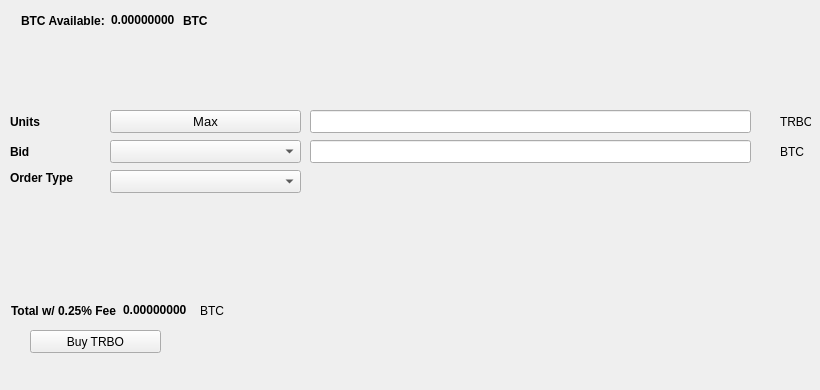
   <widget class="QWidget" name="BuyTab">
    <attribute name="title">
     <string>Buy</string>
    </attribute>
    <widget class="QPushButton" name="BuyTRBO">
     <property name="geometry">
      <rect>
       <x>30</x>
       <y>330</y>
       <width>131</width>
       <height>23</height>
      </rect>
     </property>
     <property name="text">
      <string>Buy TRBO</string>
     </property>
     <property name="icon">
      <iconset resource="../trbo.qrc">
       <normaloff>:/icons/bitcoin</normaloff>:/icons/bitcoin</iconset>
     </property>
    </widget>
    <widget class="QLabel" name="label_3">
     <property name="geometry">
      <rect>
       <x>10</x>
       <y>110</y>
       <width>46</width>
       <height>23</height>
      </rect>
     </property>
     <property name="font">
      <font>
       <weight>75</weight>
       <bold>true</bold>
      </font>
     </property>
     <property name="text">
      <string>Units</string>
     </property>
    </widget>
    <widget class="QLineEdit" name="UnitsInput">
     <property name="geometry">
      <rect>
       <x>310</x>
       <y>110</y>
       <width>441</width>
       <height>23</height>
      </rect>
     </property>
     <property name="font">
      <font>
       <pointsize>9</pointsize>
       <weight>75</weight>
       <bold>true</bold>
      </font>
     </property>
    </widget>
    <widget class="QLineEdit" name="BuyBidPriceEdit">
     <property name="geometry">
      <rect>
       <x>310</x>
       <y>140</y>
       <width>441</width>
       <height>23</height>
      </rect>
     </property>
     <property name="font">
      <font>
       <pointsize>9</pointsize>
       <weight>75</weight>
       <bold>true</bold>
      </font>
     </property>
    </widget>
    <widget class="QLabel" name="label_4">
     <property name="geometry">
      <rect>
       <x>780</x>
       <y>110</y>
       <width>31</width>
       <height>23</height>
      </rect>
     </property>
     <property name="text">
      <string>TRBO</string>
     </property>
    </widget>
    <widget class="QLabel" name="label_5">
     <property name="geometry">
      <rect>
       <x>780</x>
       <y>140</y>
       <width>31</width>
       <height>23</height>
      </rect>
     </property>
     <property name="text">
      <string>BTC</string>
     </property>
    </widget>
    <widget class="QLabel" name="label_6">
     <property name="geometry">
      <rect>
       <x>10</x>
       <y>140</y>
       <width>46</width>
       <height>23</height>
      </rect>
     </property>
     <property name="font">
      <font>
       <weight>75</weight>
       <bold>true</bold>
      </font>
     </property>
     <property name="text">
      <string>Bid</string>
     </property>
    </widget>
    <widget class="QLabel" name="label_7">
     <property name="geometry">
      <rect>
       <x>10</x>
       <y>170</y>
       <width>91</width>
       <height>16</height>
      </rect>
     </property>
     <property name="font">
      <font>
       <weight>75</weight>
       <bold>true</bold>
      </font>
     </property>
     <property name="text">
      <string>Order Type</string>
     </property>
    </widget>
    <widget class="QPushButton" name="Buy_Max_Amount">
     <property name="geometry">
      <rect>
       <x>110</x>
       <y>110</y>
       <width>191</width>
       <height>23</height>
      </rect>
     </property>
     <property name="font">
      <font>
       <pointsize>10</pointsize>
      </font>
     </property>
     <property name="text">
      <string>Max</string>
     </property>
    </widget>
    <widget class="QComboBox" name="BuyBidcomboBox">
     <property name="geometry">
      <rect>
       <x>110</x>
       <y>140</y>
       <width>191</width>
       <height>23</height>
      </rect>
     </property>
     <property name="font">
      <font>
       <pointsize>10</pointsize>
      </font>
     </property>
    </widget>
    <widget class="QComboBox" name="buyOrdertypeCombo">
     <property name="geometry">
      <rect>
       <x>110</x>
       <y>170</y>
       <width>191</width>
       <height>23</height>
      </rect>
     </property>
     <property name="font">
      <font>
       <pointsize>10</pointsize>
      </font>
     </property>
    </widget>
    <widget class="QWidget" name="layoutWidget1">
     <property name="geometry">
      <rect>
       <x>21</x>
       <y>11</y>
       <width>227</width>
       <height>19</height>
      </rect>
     </property>
     <layout class="QHBoxLayout" name="horizontalLayout_3">
      <item>
       <widget class="QLabel" name="label232">
        <property name="font">
         <font>
          <weight>75</weight>
          <bold>true</bold>
         </font>
        </property>
        <property name="text">
         <string>BTC Available:</string>
        </property>
       </widget>
      </item>
      <item>
       <widget class="QLabel" name="BtcAvailableLbl">
        <property name="palette">
         <palette>
          <active>
           <colorrole role="WindowText">
            <brush brushstyle="SolidPattern">
             <color alpha="255">
              <red>0</red>
              <green>0</green>
              <blue>0</blue>
             </color>
            </brush>
           </colorrole>
           <colorrole role="Button">
            <brush brushstyle="SolidPattern">
             <color alpha="255">
              <red>0</red>
              <green>170</green>
              <blue>0</blue>
             </color>
            </brush>
           </colorrole>
           <colorrole role="Light">
            <brush brushstyle="SolidPattern">
             <color alpha="255">
              <red>0</red>
              <green>255</green>
              <blue>0</blue>
             </color>
            </brush>
           </colorrole>
           <colorrole role="Midlight">
            <brush brushstyle="SolidPattern">
             <color alpha="255">
              <red>0</red>
              <green>212</green>
              <blue>0</blue>
             </color>
            </brush>
           </colorrole>
           <colorrole role="Dark">
            <brush brushstyle="SolidPattern">
             <color alpha="255">
              <red>0</red>
              <green>85</green>
              <blue>0</blue>
             </color>
            </brush>
           </colorrole>
           <colorrole role="Mid">
            <brush brushstyle="SolidPattern">
             <color alpha="255">
              <red>0</red>
              <green>113</green>
              <blue>0</blue>
             </color>
            </brush>
           </colorrole>
           <colorrole role="Text">
            <brush brushstyle="SolidPattern">
             <color alpha="255">
              <red>0</red>
              <green>170</green>
              <blue>0</blue>
             </color>
            </brush>
           </colorrole>
           <colorrole role="BrightText">
            <brush brushstyle="SolidPattern">
             <color alpha="255">
              <red>255</red>
              <green>255</green>
              <blue>255</blue>
             </color>
            </brush>
           </colorrole>
           <colorrole role="ButtonText">
            <brush brushstyle="SolidPattern">
             <color alpha="255">
              <red>0</red>
              <green>0</green>
              <blue>0</blue>
             </color>
            </brush>
           </colorrole>
           <colorrole role="Base">
            <brush brushstyle="SolidPattern">
             <color alpha="255">
              <red>255</red>
              <green>255</green>
              <blue>255</blue>
             </color>
            </brush>
           </colorrole>
           <colorrole role="Window">
            <brush brushstyle="SolidPattern">
             <color alpha="255">
              <red>0</red>
              <green>170</green>
              <blue>0</blue>
             </color>
            </brush>
           </colorrole>
           <colorrole role="Shadow">
            <brush brushstyle="SolidPattern">
             <color alpha="255">
              <red>0</red>
              <green>0</green>
              <blue>0</blue>
             </color>
            </brush>
           </colorrole>
           <colorrole role="AlternateBase">
            <brush brushstyle="SolidPattern">
             <color alpha="255">
              <red>127</red>
              <green>212</green>
              <blue>127</blue>
             </color>
            </brush>
           </colorrole>
           <colorrole role="ToolTipBase">
            <brush brushstyle="SolidPattern">
             <color alpha="255">
              <red>255</red>
              <green>255</green>
              <blue>220</blue>
             </color>
            </brush>
           </colorrole>
           <colorrole role="ToolTipText">
            <brush brushstyle="SolidPattern">
             <color alpha="255">
              <red>0</red>
              <green>0</green>
              <blue>0</blue>
             </color>
            </brush>
           </colorrole>
          </active>
          <inactive>
           <colorrole role="WindowText">
            <brush brushstyle="SolidPattern">
             <color alpha="255">
              <red>0</red>
              <green>0</green>
              <blue>0</blue>
             </color>
            </brush>
           </colorrole>
           <colorrole role="Button">
            <brush brushstyle="SolidPattern">
             <color alpha="255">
              <red>0</red>
              <green>170</green>
              <blue>0</blue>
             </color>
            </brush>
           </colorrole>
           <colorrole role="Light">
            <brush brushstyle="SolidPattern">
             <color alpha="255">
              <red>0</red>
              <green>255</green>
              <blue>0</blue>
             </color>
            </brush>
           </colorrole>
           <colorrole role="Midlight">
            <brush brushstyle="SolidPattern">
             <color alpha="255">
              <red>0</red>
              <green>212</green>
              <blue>0</blue>
             </color>
            </brush>
           </colorrole>
           <colorrole role="Dark">
            <brush brushstyle="SolidPattern">
             <color alpha="255">
              <red>0</red>
              <green>85</green>
              <blue>0</blue>
             </color>
            </brush>
           </colorrole>
           <colorrole role="Mid">
            <brush brushstyle="SolidPattern">
             <color alpha="255">
              <red>0</red>
              <green>113</green>
              <blue>0</blue>
             </color>
            </brush>
           </colorrole>
           <colorrole role="Text">
            <brush brushstyle="SolidPattern">
             <color alpha="255">
              <red>0</red>
              <green>170</green>
              <blue>0</blue>
             </color>
            </brush>
           </colorrole>
           <colorrole role="BrightText">
            <brush brushstyle="SolidPattern">
             <color alpha="255">
              <red>255</red>
              <green>255</green>
              <blue>255</blue>
             </color>
            </brush>
           </colorrole>
           <colorrole role="ButtonText">
            <brush brushstyle="SolidPattern">
             <color alpha="255">
              <red>0</red>
              <green>0</green>
              <blue>0</blue>
             </color>
            </brush>
           </colorrole>
           <colorrole role="Base">
            <brush brushstyle="SolidPattern">
             <color alpha="255">
              <red>255</red>
              <green>255</green>
              <blue>255</blue>
             </color>
            </brush>
           </colorrole>
           <colorrole role="Window">
            <brush brushstyle="SolidPattern">
             <color alpha="255">
              <red>0</red>
              <green>170</green>
              <blue>0</blue>
             </color>
            </brush>
           </colorrole>
           <colorrole role="Shadow">
            <brush brushstyle="SolidPattern">
             <color alpha="255">
              <red>0</red>
              <green>0</green>
              <blue>0</blue>
             </color>
            </brush>
           </colorrole>
           <colorrole role="AlternateBase">
            <brush brushstyle="SolidPattern">
             <color alpha="255">
              <red>127</red>
              <green>212</green>
              <blue>127</blue>
             </color>
            </brush>
           </colorrole>
           <colorrole role="ToolTipBase">
            <brush brushstyle="SolidPattern">
             <color alpha="255">
              <red>255</red>
              <green>255</green>
              <blue>220</blue>
             </color>
            </brush>
           </colorrole>
           <colorrole role="ToolTipText">
            <brush brushstyle="SolidPattern">
             <color alpha="255">
              <red>0</red>
              <green>0</green>
              <blue>0</blue>
             </color>
            </brush>
           </colorrole>
          </inactive>
          <disabled>
           <colorrole role="WindowText">
            <brush brushstyle="SolidPattern">
             <color alpha="255">
              <red>0</red>
              <green>85</green>
              <blue>0</blue>
             </color>
            </brush>
           </colorrole>
           <colorrole role="Button">
            <brush brushstyle="SolidPattern">
             <color alpha="255">
              <red>0</red>
              <green>170</green>
              <blue>0</blue>
             </color>
            </brush>
           </colorrole>
           <colorrole role="Light">
            <brush brushstyle="SolidPattern">
             <color alpha="255">
              <red>0</red>
              <green>255</green>
              <blue>0</blue>
             </color>
            </brush>
           </colorrole>
           <colorrole role="Midlight">
            <brush brushstyle="SolidPattern">
             <color alpha="255">
              <red>0</red>
              <green>212</green>
              <blue>0</blue>
             </color>
            </brush>
           </colorrole>
           <colorrole role="Dark">
            <brush brushstyle="SolidPattern">
             <color alpha="255">
              <red>0</red>
              <green>85</green>
              <blue>0</blue>
             </color>
            </brush>
           </colorrole>
           <colorrole role="Mid">
            <brush brushstyle="SolidPattern">
             <color alpha="255">
              <red>0</red>
              <green>113</green>
              <blue>0</blue>
             </color>
            </brush>
           </colorrole>
           <colorrole role="Text">
            <brush brushstyle="SolidPattern">
             <color alpha="255">
              <red>0</red>
              <green>85</green>
              <blue>0</blue>
             </color>
            </brush>
           </colorrole>
           <colorrole role="BrightText">
            <brush brushstyle="SolidPattern">
             <color alpha="255">
              <red>255</red>
              <green>255</green>
              <blue>255</blue>
             </color>
            </brush>
           </colorrole>
           <colorrole role="ButtonText">
            <brush brushstyle="SolidPattern">
             <color alpha="255">
              <red>0</red>
              <green>85</green>
              <blue>0</blue>
             </color>
            </brush>
           </colorrole>
           <colorrole role="Base">
            <brush brushstyle="SolidPattern">
             <color alpha="255">
              <red>0</red>
              <green>170</green>
              <blue>0</blue>
             </color>
            </brush>
           </colorrole>
           <colorrole role="Window">
            <brush brushstyle="SolidPattern">
             <color alpha="255">
              <red>0</red>
              <green>170</green>
              <blue>0</blue>
             </color>
            </brush>
           </colorrole>
           <colorrole role="Shadow">
            <brush brushstyle="SolidPattern">
             <color alpha="255">
              <red>0</red>
              <green>0</green>
              <blue>0</blue>
             </color>
            </brush>
           </colorrole>
           <colorrole role="AlternateBase">
            <brush brushstyle="SolidPattern">
             <color alpha="255">
              <red>0</red>
              <green>170</green>
              <blue>0</blue>
             </color>
            </brush>
           </colorrole>
           <colorrole role="ToolTipBase">
            <brush brushstyle="SolidPattern">
             <color alpha="255">
              <red>255</red>
              <green>255</green>
              <blue>220</blue>
             </color>
            </brush>
           </colorrole>
           <colorrole role="ToolTipText">
            <brush brushstyle="SolidPattern">
             <color alpha="255">
              <red>0</red>
              <green>0</green>
              <blue>0</blue>
             </color>
            </brush>
           </colorrole>
          </disabled>
         </palette>
        </property>
        <property name="font">
         <font>
          <weight>75</weight>
          <bold>true</bold>
         </font>
        </property>
        <property name="text">
         <string>0.00000000</string>
        </property>
        <property name="textInteractionFlags">
         <set>Qt::LinksAccessibleByMouse|Qt::TextSelectableByKeyboard|Qt::TextSelectableByMouse</set>
        </property>
       </widget>
      </item>
      <item>
       <widget class="QLabel" name="BtcAvailableLbl_2">
        <property name="font">
         <font>
          <weight>75</weight>
          <bold>true</bold>
         </font>
        </property>
        <property name="text">
         <string>BTC</string>
        </property>
       </widget>
      </item>
     </layout>
    </widget>
    <widget class="QWidget" name="layoutWidge2">
     <property name="geometry">
      <rect>
       <x>11</x>
       <y>301</y>
       <width>259</width>
       <height>19</height>
      </rect>
     </property>
     <layout class="QHBoxLayout" name="horizontalLayout_4">
      <item>
       <widget class="QLabel" name="label_9">
        <property name="font">
         <font>
          <weight>75</weight>
          <bold>true</bold>
         </font>
        </property>
        <property name="text">
         <string>Total w/ 0.25% Fee</string>
        </property>
       </widget>
      </item>
      <item>
       <widget class="QLabel" name="BuyCostLabel">
        <property name="palette">
         <palette>
          <active>
           <colorrole role="WindowText">
            <brush brushstyle="SolidPattern">
             <color alpha="255">
              <red>0</red>
              <green>0</green>
              <blue>0</blue>
             </color>
            </brush>
           </colorrole>
           <colorrole role="Button">
            <brush brushstyle="SolidPattern">
             <color alpha="255">
              <red>0</red>
              <green>170</green>
              <blue>0</blue>
             </color>
            </brush>
           </colorrole>
           <colorrole role="Light">
            <brush brushstyle="SolidPattern">
             <color alpha="255">
              <red>0</red>
              <green>255</green>
              <blue>0</blue>
             </color>
            </brush>
           </colorrole>
           <colorrole role="Midlight">
            <brush brushstyle="SolidPattern">
             <color alpha="255">
              <red>0</red>
              <green>212</green>
              <blue>0</blue>
             </color>
            </brush>
           </colorrole>
           <colorrole role="Dark">
            <brush brushstyle="SolidPattern">
             <color alpha="255">
              <red>0</red>
              <green>85</green>
              <blue>0</blue>
             </color>
            </brush>
           </colorrole>
           <colorrole role="Mid">
            <brush brushstyle="SolidPattern">
             <color alpha="255">
              <red>0</red>
              <green>113</green>
              <blue>0</blue>
             </color>
            </brush>
           </colorrole>
           <colorrole role="Text">
            <brush brushstyle="SolidPattern">
             <color alpha="255">
              <red>0</red>
              <green>170</green>
              <blue>0</blue>
             </color>
            </brush>
           </colorrole>
           <colorrole role="BrightText">
            <brush brushstyle="SolidPattern">
             <color alpha="255">
              <red>255</red>
              <green>255</green>
              <blue>255</blue>
             </color>
            </brush>
           </colorrole>
           <colorrole role="ButtonText">
            <brush brushstyle="SolidPattern">
             <color alpha="255">
              <red>0</red>
              <green>0</green>
              <blue>0</blue>
             </color>
            </brush>
           </colorrole>
           <colorrole role="Base">
            <brush brushstyle="SolidPattern">
             <color alpha="255">
              <red>255</red>
              <green>255</green>
              <blue>255</blue>
             </color>
            </brush>
           </colorrole>
           <colorrole role="Window">
            <brush brushstyle="SolidPattern">
             <color alpha="255">
              <red>0</red>
              <green>170</green>
              <blue>0</blue>
             </color>
            </brush>
           </colorrole>
           <colorrole role="Shadow">
            <brush brushstyle="SolidPattern">
             <color alpha="255">
              <red>0</red>
              <green>0</green>
              <blue>0</blue>
             </color>
            </brush>
           </colorrole>
           <colorrole role="AlternateBase">
            <brush brushstyle="SolidPattern">
             <color alpha="255">
              <red>127</red>
              <green>212</green>
              <blue>127</blue>
             </color>
            </brush>
           </colorrole>
           <colorrole role="ToolTipBase">
            <brush brushstyle="SolidPattern">
             <color alpha="255">
              <red>255</red>
              <green>255</green>
              <blue>220</blue>
             </color>
            </brush>
           </colorrole>
           <colorrole role="ToolTipText">
            <brush brushstyle="SolidPattern">
             <color alpha="255">
              <red>0</red>
              <green>0</green>
              <blue>0</blue>
             </color>
            </brush>
           </colorrole>
          </active>
          <inactive>
           <colorrole role="WindowText">
            <brush brushstyle="SolidPattern">
             <color alpha="255">
              <red>0</red>
              <green>0</green>
              <blue>0</blue>
             </color>
            </brush>
           </colorrole>
           <colorrole role="Button">
            <brush brushstyle="SolidPattern">
             <color alpha="255">
              <red>0</red>
              <green>170</green>
              <blue>0</blue>
             </color>
            </brush>
           </colorrole>
           <colorrole role="Light">
            <brush brushstyle="SolidPattern">
             <color alpha="255">
              <red>0</red>
              <green>255</green>
              <blue>0</blue>
             </color>
            </brush>
           </colorrole>
           <colorrole role="Midlight">
            <brush brushstyle="SolidPattern">
             <color alpha="255">
              <red>0</red>
              <green>212</green>
              <blue>0</blue>
             </color>
            </brush>
           </colorrole>
           <colorrole role="Dark">
            <brush brushstyle="SolidPattern">
             <color alpha="255">
              <red>0</red>
              <green>85</green>
              <blue>0</blue>
             </color>
            </brush>
           </colorrole>
           <colorrole role="Mid">
            <brush brushstyle="SolidPattern">
             <color alpha="255">
              <red>0</red>
              <green>113</green>
              <blue>0</blue>
             </color>
            </brush>
           </colorrole>
           <colorrole role="Text">
            <brush brushstyle="SolidPattern">
             <color alpha="255">
              <red>0</red>
              <green>170</green>
              <blue>0</blue>
             </color>
            </brush>
           </colorrole>
           <colorrole role="BrightText">
            <brush brushstyle="SolidPattern">
             <color alpha="255">
              <red>255</red>
              <green>255</green>
              <blue>255</blue>
             </color>
            </brush>
           </colorrole>
           <colorrole role="ButtonText">
            <brush brushstyle="SolidPattern">
             <color alpha="255">
              <red>0</red>
              <green>0</green>
              <blue>0</blue>
             </color>
            </brush>
           </colorrole>
           <colorrole role="Base">
            <brush brushstyle="SolidPattern">
             <color alpha="255">
              <red>255</red>
              <green>255</green>
              <blue>255</blue>
             </color>
            </brush>
           </colorrole>
           <colorrole role="Window">
            <brush brushstyle="SolidPattern">
             <color alpha="255">
              <red>0</red>
              <green>170</green>
              <blue>0</blue>
             </color>
            </brush>
           </colorrole>
           <colorrole role="Shadow">
            <brush brushstyle="SolidPattern">
             <color alpha="255">
              <red>0</red>
              <green>0</green>
              <blue>0</blue>
             </color>
            </brush>
           </colorrole>
           <colorrole role="AlternateBase">
            <brush brushstyle="SolidPattern">
             <color alpha="255">
              <red>127</red>
              <green>212</green>
              <blue>127</blue>
             </color>
            </brush>
           </colorrole>
           <colorrole role="ToolTipBase">
            <brush brushstyle="SolidPattern">
             <color alpha="255">
              <red>255</red>
              <green>255</green>
              <blue>220</blue>
             </color>
            </brush>
           </colorrole>
           <colorrole role="ToolTipText">
            <brush brushstyle="SolidPattern">
             <color alpha="255">
              <red>0</red>
              <green>0</green>
              <blue>0</blue>
             </color>
            </brush>
           </colorrole>
          </inactive>
          <disabled>
           <colorrole role="WindowText">
            <brush brushstyle="SolidPattern">
             <color alpha="255">
              <red>0</red>
              <green>85</green>
              <blue>0</blue>
             </color>
            </brush>
           </colorrole>
           <colorrole role="Button">
            <brush brushstyle="SolidPattern">
             <color alpha="255">
              <red>0</red>
              <green>170</green>
              <blue>0</blue>
             </color>
            </brush>
           </colorrole>
           <colorrole role="Light">
            <brush brushstyle="SolidPattern">
             <color alpha="255">
              <red>0</red>
              <green>255</green>
              <blue>0</blue>
             </color>
            </brush>
           </colorrole>
           <colorrole role="Midlight">
            <brush brushstyle="SolidPattern">
             <color alpha="255">
              <red>0</red>
              <green>212</green>
              <blue>0</blue>
             </color>
            </brush>
           </colorrole>
           <colorrole role="Dark">
            <brush brushstyle="SolidPattern">
             <color alpha="255">
              <red>0</red>
              <green>85</green>
              <blue>0</blue>
             </color>
            </brush>
           </colorrole>
           <colorrole role="Mid">
            <brush brushstyle="SolidPattern">
             <color alpha="255">
              <red>0</red>
              <green>113</green>
              <blue>0</blue>
             </color>
            </brush>
           </colorrole>
           <colorrole role="Text">
            <brush brushstyle="SolidPattern">
             <color alpha="255">
              <red>0</red>
              <green>85</green>
              <blue>0</blue>
             </color>
            </brush>
           </colorrole>
           <colorrole role="BrightText">
            <brush brushstyle="SolidPattern">
             <color alpha="255">
              <red>255</red>
              <green>255</green>
              <blue>255</blue>
             </color>
            </brush>
           </colorrole>
           <colorrole role="ButtonText">
            <brush brushstyle="SolidPattern">
             <color alpha="255">
              <red>0</red>
              <green>85</green>
              <blue>0</blue>
             </color>
            </brush>
           </colorrole>
           <colorrole role="Base">
            <brush brushstyle="SolidPattern">
             <color alpha="255">
              <red>0</red>
              <green>170</green>
              <blue>0</blue>
             </color>
            </brush>
           </colorrole>
           <colorrole role="Window">
            <brush brushstyle="SolidPattern">
             <color alpha="255">
              <red>0</red>
              <green>170</green>
              <blue>0</blue>
             </color>
            </brush>
           </colorrole>
           <colorrole role="Shadow">
            <brush brushstyle="SolidPattern">
             <color alpha="255">
              <red>0</red>
              <green>0</green>
              <blue>0</blue>
             </color>
            </brush>
           </colorrole>
           <colorrole role="AlternateBase">
            <brush brushstyle="SolidPattern">
             <color alpha="255">
              <red>0</red>
              <green>170</green>
              <blue>0</blue>
             </color>
            </brush>
           </colorrole>
           <colorrole role="ToolTipBase">
            <brush brushstyle="SolidPattern">
             <color alpha="255">
              <red>255</red>
              <green>255</green>
              <blue>220</blue>
             </color>
            </brush>
           </colorrole>
           <colorrole role="ToolTipText">
            <brush brushstyle="SolidPattern">
             <color alpha="255">
              <red>0</red>
              <green>0</green>
              <blue>0</blue>
             </color>
            </brush>
           </colorrole>
          </disabled>
         </palette>
        </property>
        <property name="font">
         <font>
          <weight>75</weight>
          <bold>true</bold>
         </font>
        </property>
        <property name="autoFillBackground">
         <bool>false</bool>
        </property>
        <property name="text">
         <string>0.00000000</string>
        </property>
        <property name="textInteractionFlags">
         <set>Qt::LinksAccessibleByMouse|Qt::TextSelectableByMouse</set>
        </property>
       </widget>
      </item>
      <item>
       <widget class="QLabel" name="label_10">
        <property name="font">
         <font>
          <weight>50</weight>
          <bold>false</bold>
         </font>
        </property>
        <property name="text">
         <string>BTC</string>
        </property>
       </widget>
      </item>
     </layout>
    </widget>
    <widget class="QLabel" name="label_24">
     <property name="geometry">
      <rect>
       <x>460</x>
       <y>300</y>
       <width>281</width>
       <height>81</height>
      </rect>
     </property>
     <property name="text">
      <string/>
     </property>
     <property name="pixmap">
      <pixmap>:/images/bittrex</pixmap>
     </property>
    </widget>
   </widget>
